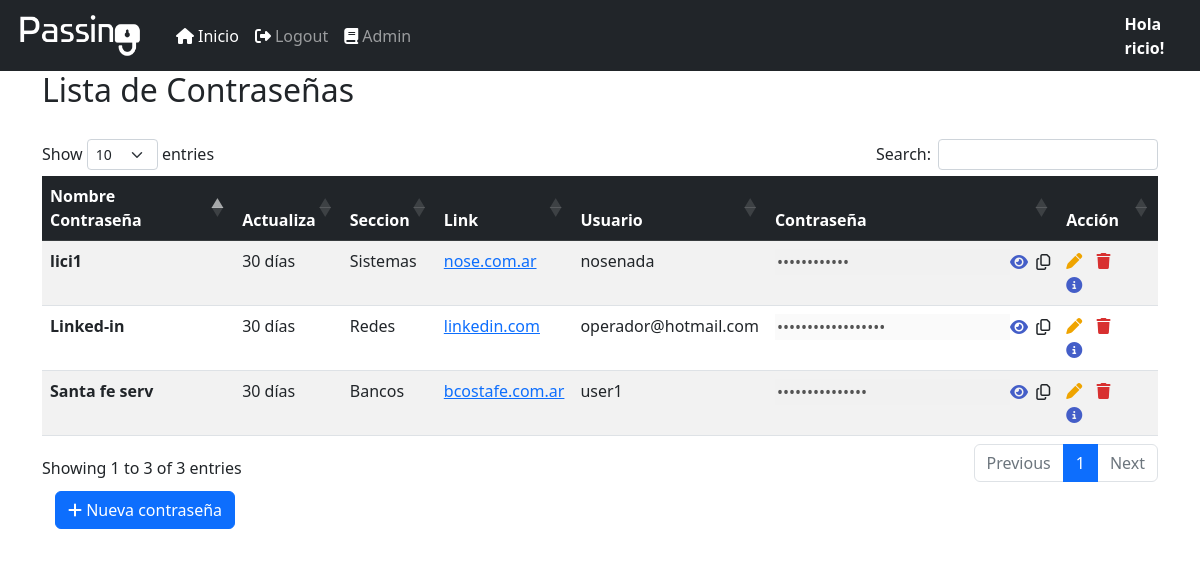
Screenshot of /pass/listpass (signed in) with the database file from the repository.
### login/models.py (models this page shows)
class CustomUser(AbstractUser):
    avatar = models.ImageField(blank=True, null=True, upload_to='static/')
    position = models.CharField(max_length=80,null=True)

### passbase/models.py (models this page shows, shortened)
class Contrasena(models.Model):
    nombre_contra = models.CharField(max_length=50, unique=True)
    seccion = models.ForeignKey(SeccionContra, on_delete=models.CASCADE)
    link = models.CharField(max_length=265)
    usuario = models.CharField(max_length=60)
    contraseña = models.CharField(max_length=60)
    actualizacion= models.IntegerField(default=30) #la contraseña pedirá cambio cada x dias de este campo
    info = models.CharField(max_length=260)
    active = models.BooleanField(default=True)
    created = models.DateTimeField(auto_now=True)
    updated = models.DateTimeField(auto_now_add=True)

class SeccionContra(models.Model):
    nombre_seccion = models.CharField(max_length=50)
    active = models.BooleanField(default=True)
    created = models.DateTimeField(auto_now=True)
    updated = models.DateTimeField(auto_now_add=True)
    def __str__(self):
        return self.nombre_seccion

### passbase/views.py (the view, shortened to what this page needs)
# urls.py: path('listpass',ContrasListView.as_view(), name='listpass'),
class ContrasListView(ListView):
    model = Contrasena
    template_name = 'listpass.html'
    @method_decorator(csrf_exempt)
    def dispatch(self, request, *args, **kwargs):
        return super().dispatch(request, *args, **kwargs)
    def get_queryset(self):
        try:
            obj_permiso = ContraPermission.objects.filter(user_id = self.request.user,
                                                          perm_active = True,
                                                          permission = True).values_list('contra_id', flat=True)
            permisos = list(obj_permiso)
            print(f'permisos: {permisos}')
            return Contrasena.objects.filter(active=True, id__in = permisos).order_by('seccion')
        except Exception as e:
            return redirect(reverse_lazy('login'))
    def get_context_data(self, **kwargs):
        context = super().get_context_data(**kwargs)
        context['title'] = 'Lista de Contraseñas'
        return context

### templates/listpass.html (shortened to what this page needs)
<!DOCTYPE html>
{% extends 'base.html'%}
{% load static %}
{% block head %}
<link rel="stylesheet" href="{% static 'lib/DataTables-1.13.1/css/dataTables.bootstrap5.min.css' %}"/>
<link rel="stylesheet" href="{% static 'lib/DataTables-1.13.1/plugins/responsive-2.4.0/css/responsive.bootstrap5.min.css' %}"/>
{% endblock %}
{% block content %}
<body>
<div class="container" style="height: 60px;">
    <h2>{{title}}</h2>
</div>
{% if request.user.is_authenticated %}
    <div class="container">
            <table class="table table-striped table-hover" id="data">
                <thead class="table-dark">
                    <tr >
                        <th scope="col">Nombre Contraseña</th>
                        <th scope="col">Actualiza</th>
                        <th scope="col">Seccion</th>
                        <th scope="col">Link</th>
                        <th scope="col">Usuario</th>
                        <th scope="col">Contraseña</th>
                        <th scope="col">Acción</th>
                    </tr>
                </thead>
                <tbody>
                    {% for contra in object_list %}
                    <tr>
                        <td><b>{{ contra.nombre_contra }}</b></td>
                        <td>{{ contra.actualizacion}} días</td>
                        <td>{{ contra.seccion }}</td>
                        <td>
                            <a href="https://{{ contra.link }}" target="_blank" rel="noopener">{{ contra.link }}</a>
                        </td>
                        <td>{{ contra.usuario }}</td>
                        <td>
                            <div style="display: flex; align-items: center;">
                                <input type='password' id="passwordField{{ contra.id }}" value="{{ contra.contraseña }}" style="flex: 1; border: none;" disabled >
                                <i class="fas fa-eye toggle-password-icon" data-password-field="passwordField{{ contra.id }}" style="cursor: pointer; color: rgb(68, 94, 200);"></i>
                                <span>&nbsp&nbsp
                                </span>
                                <i class="far fa-copy copy-icon" data-copy-target="passwordField{{ contra.id }}" style="cursor: pointer;"></i>
                            </div>
                            </div>
                        </td>
                        <td>
                            <a href="{% url 'updatepass' contra.id %}"><i class="fas fa-pen" style="margin-right:10px; text-decoration-line: none; color: #EFA400;"></i></a>
                            <a href="{% url 'deletepass' contra.id %}"><i class="fas fa-trash" style="margin-right:10px; text-decoration-line: none; color: rgb(216, 48, 48);"></i></a>
                            <a href="{% url 'detailpass' contra.id %}"><i class="fas fa-circle-info" style="margin-right:10px; text-decoration-line: none; color: rgb(68, 94, 200);"></i></a>
                        </td>
                    </tr>
                    {% endfor %}
            <div>
                <button class="btn">
                    <a class="btn btn-primary btn-flat" href = "{% url 'createpass' %}">
                    <i class="fas fa-plus"></i> Nueva contraseña </a>
                </button>
            </div>
            {% endif %}
{% endblock %}

### templates/base.html (shortened to what this page needs)
<html>
        <head>
            {% load static %}
                <link rel="stylesheet" href="{% static 'lib/bootstrap-5.2.2-dist/css/bootstrap.min.css'%}"></link>
           {% block head %}
            {% endblock %}
        </head>
        <body>
    <div class="">
           <nav class="navbar navbar-expand-lg navbar-dark bg-dark">
            <div class="container-fluid">
              <a class="navbar-brand" href="#"><img src="{% static 'Passing2.png' %}" width="140px" height="45px"></a>
              <div class="collapse navbar-collapse" id="navbarColor02">
                <ul class="navbar-nav ml-auto">
                  <li class="nav-item">
                    <a class="nav-link active" href={% url 'listpass' %}><i class="fa-solid fa-house" style="color:white">&nbsp;</i>Inicio
                    </a>
                  </li>
                  {% if request.user.is_authenticated %}
                  <li class="nav-item">
                    <a class="nav-link" href="{% url 'logout' %}"><i class="fa-solid fa-right-from-bracket" style="color:white">&nbsp;</i>Logout</a>
                  </li>
                  {%endif%}
                  <li class="nav-item">
                    <a class="nav-link" href="{% url 'config' %}"><i class="fa-solid fa-book" style="color:white">&nbsp;</i>Admin</a>
                  </li>
                    </div>
                {% if request.user.is_authenticated %}
              </div>
              <a class="nav-link" href="{% url 'profile' request.user.username %}" style="color:white"><b>Hola {{request.user}}!</b></a>
            </div>
            {%else%}
          </div>
          <a class="nav-link" href="{% url 'login' %}" style="color:white"><b>Hola {{request.user}}!</b></a>
        </div>
            {%endif%}
          {% block content %}
            {% endblock %}
          </body>
    </html>

### rows the page displays
CustomUser: user "ricio"
Contrasena: nombre_contra "Linked-in", actualizacion "30", seccion "Redes", link "linkedin.com", usuario "operador@hotmail.com"
Contrasena: nombre_contra "Santa fe serv", actualizacion "30", seccion "Bancos", link "bcostafe.com.ar", usuario "user1"
Contrasena: nombre_contra "lici1", actualizacion "30", seccion "Sistemas", link "nose.com.ar", usuario "nosenada"

### other values shown
{{ title }} "Lista de Contraseñas"
